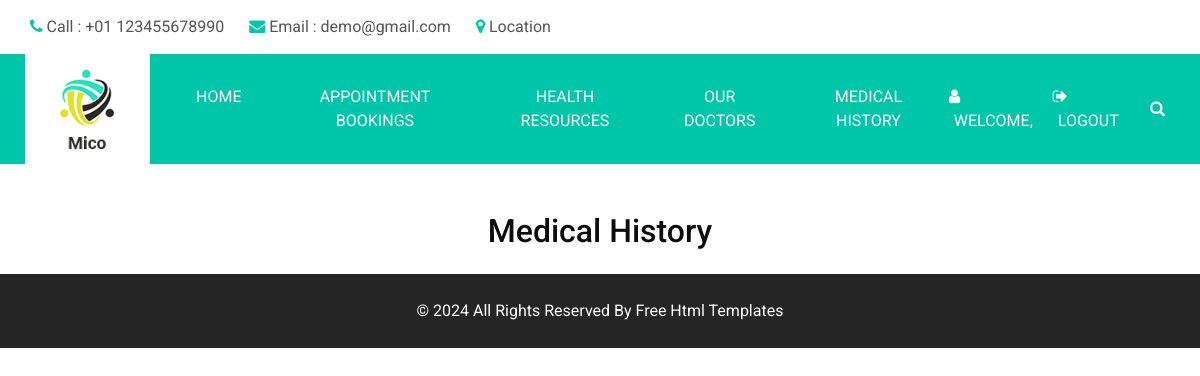
Page /medical_history/ (signed in) on the earlier database version.
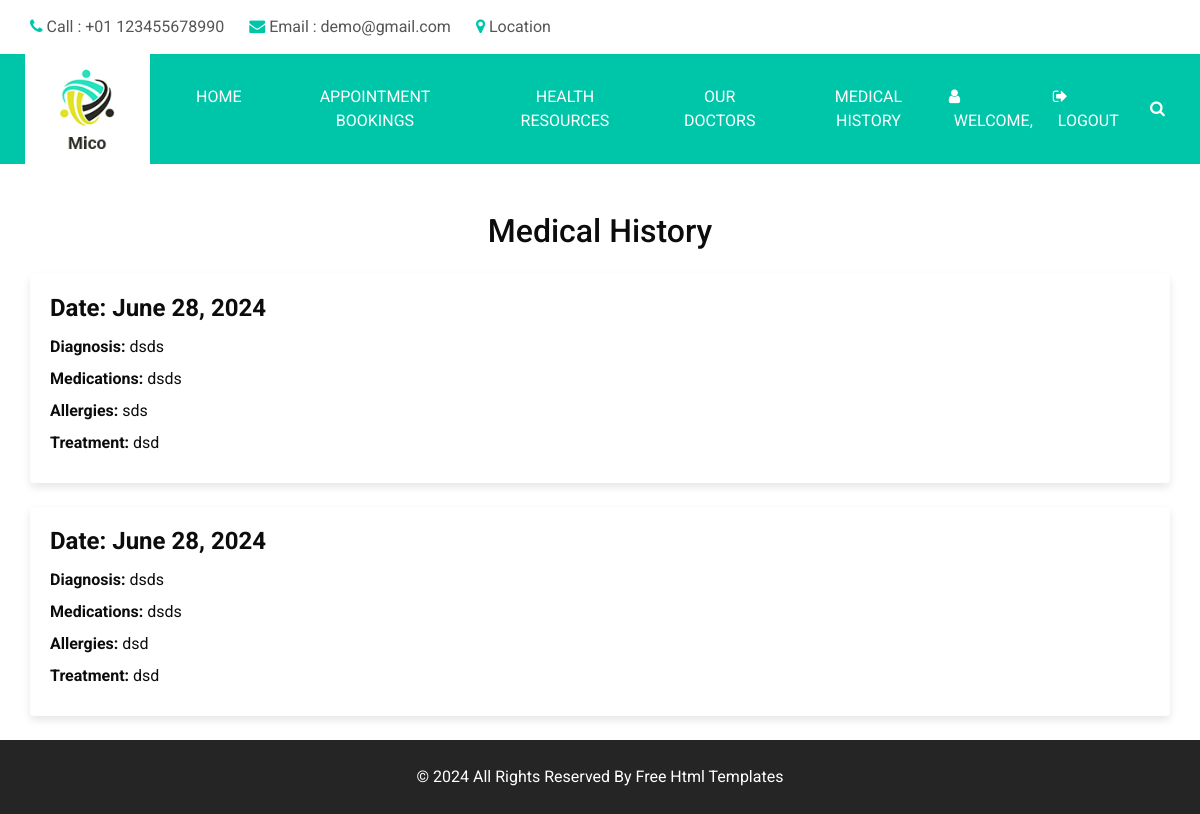
Same page on the later database version.
### users/models.py (models this page shows, shortened)
class MedicalHistory(models.Model):
    user = models.ForeignKey(UserRegister, on_delete=models.CASCADE)
    diagnosis = models.TextField()
    medications = models.TextField()
    allergies = models.TextField()
    treatment = models.TextField()
    date = models.DateField(auto_now_add=True)

### users/views.py (the view)
# urls.py: path('medical_history/', views.medical_history, name='medical_history'),
def medical_history(request):
    if 'username' not in request.session:
        return redirect('login')
    user_name = request.session['username']
    user = UserRegister.objects.get(username=user_name)
    medical_histories = MedicalHistory.objects.filter(user=user)
    return render(request, 'User/medical_history.html', {'medical_histories': medical_histories})

### template/User/medical_history.html (shortened to what this page needs)
{% extends 'User/base_user.html' %}
{% block content %}
<div class="container mt-5">
    <h2 class="text-center mb-4">Medical History</h2>
    <div class="medical-history-list">
        {% for history in medical_histories %}
        <div class="card mb-4">
            <div class="card-body">
                <h3 class="card-title">Date: {{ history.date }}</h3>
                <p><strong>Diagnosis:</strong> {{ history.diagnosis }}</p>
                <p><strong>Medications:</strong> {{ history.medications }}</p>
                <p><strong>Allergies:</strong> {{ history.allergies }}</p>
                <p><strong>Treatment:</strong> {{ history.treatment }}</p>
            </div>
        </div>
        {% endfor %}
    </div>
</div>
{% endblock %}

Differences in the rows shown:
added MedicalHistory: date "June 28, 2024", diagnosis "dsds", medications "dsds", allergies "sds", treatment "dsd"
added MedicalHistory: date "June 28, 2024", diagnosis "dsds", medications "dsds", allergies "dsd", treatment "dsd"
